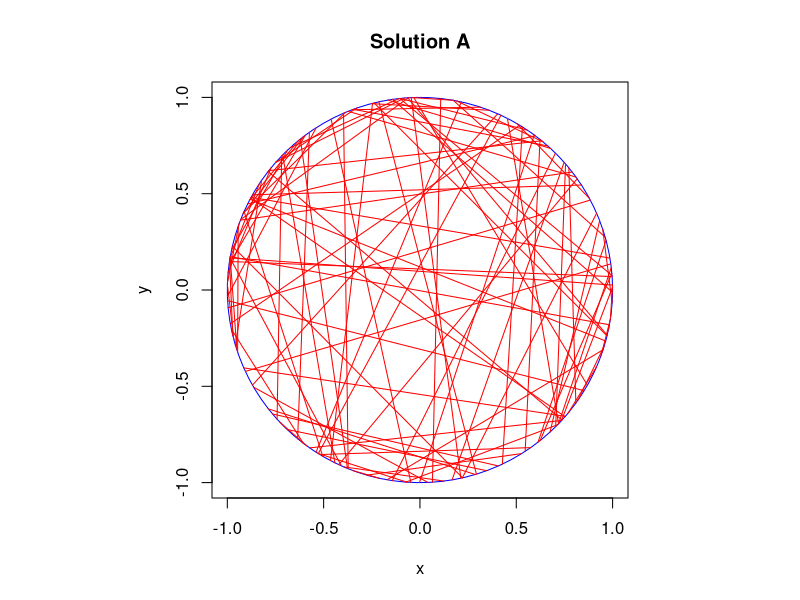
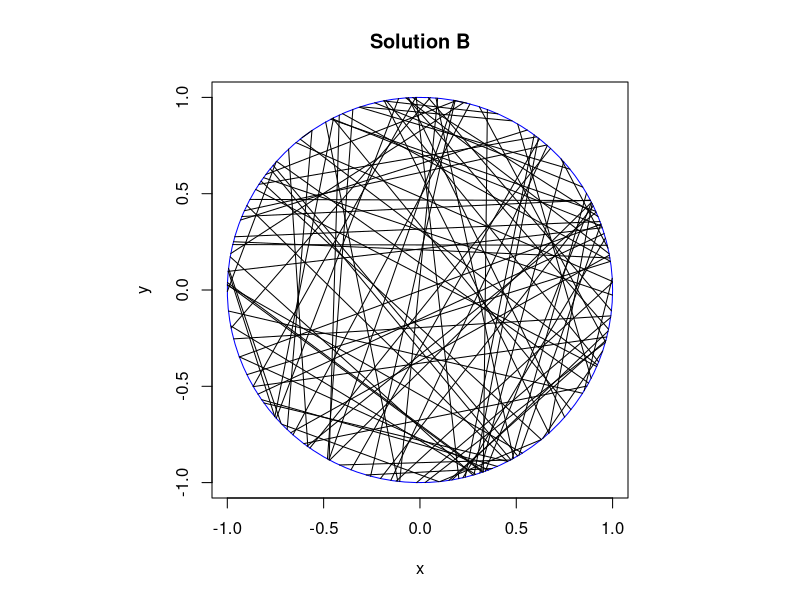
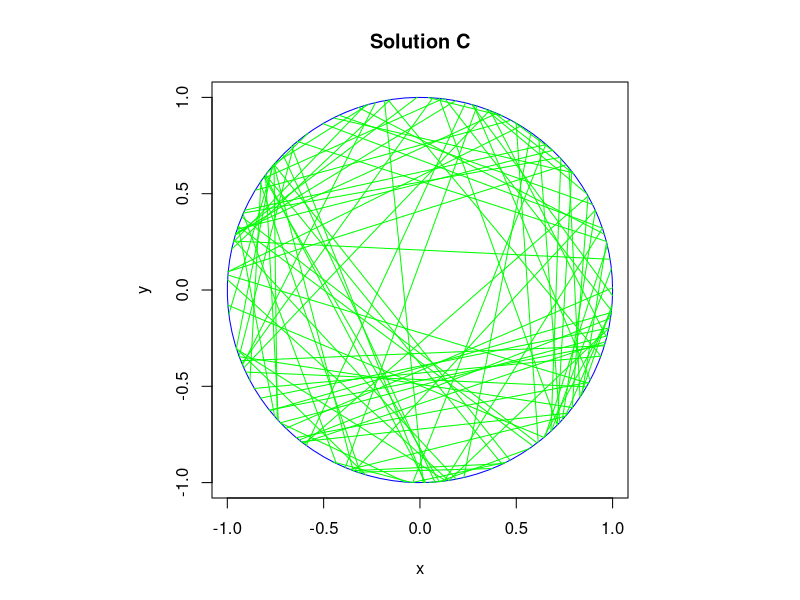
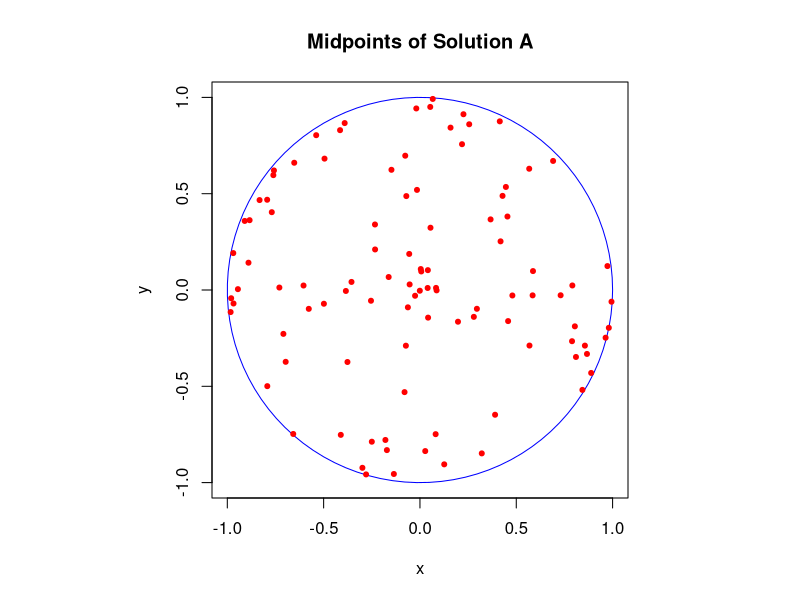
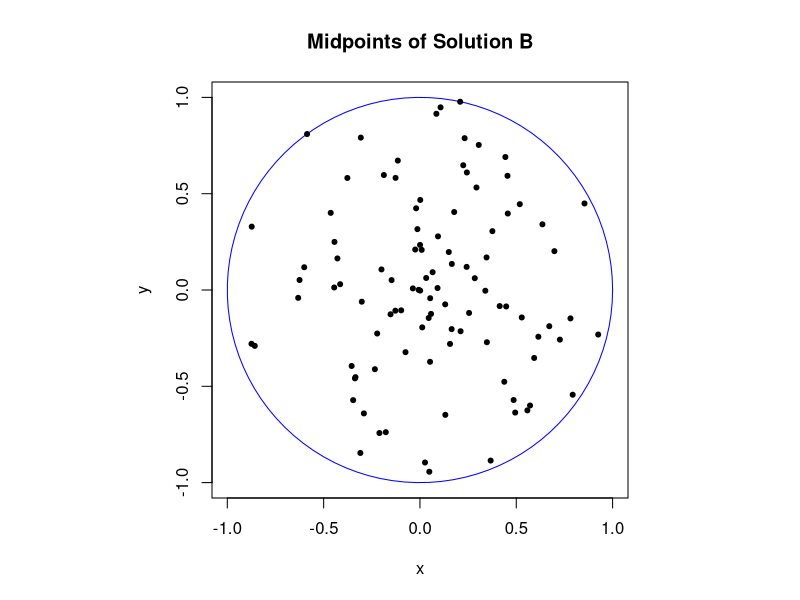
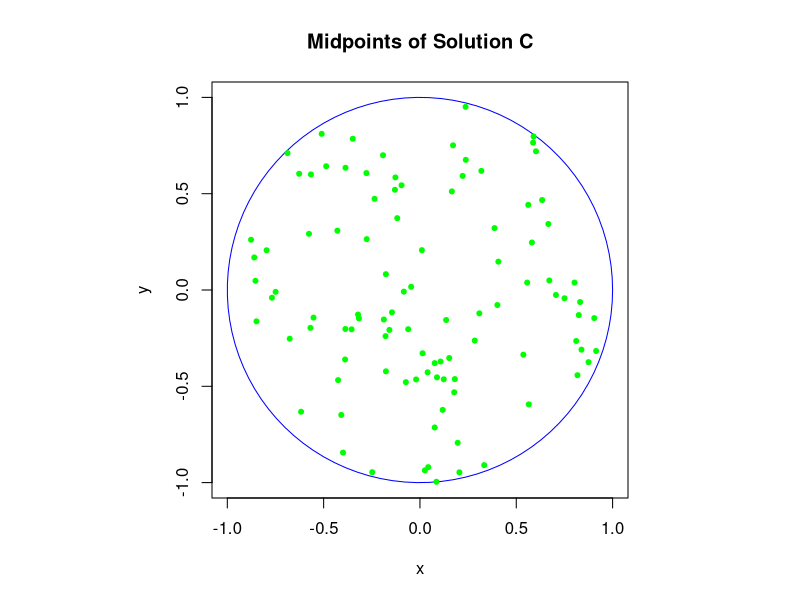

Source code (R) for these figures, in order:
# Illustrate the three solutions of the Betrand paradox on a disk.
# The three solutions are labelled A, B and C, which correspond to
# solutions 1, 2 and 3 in, for example, the Wikipedia article:
# https://en.wikipedia.org/wiki/Bertrand_paradox_(probability)
# Author: H. Paul Keeler, 2019.

###START Parameters START###
#Simulation disk dimensions
xx0=0; yy0=0; #center of disk
r=1; #disk radius
numbLines=100;#number of lines
###END Parameters END###

###START Simulate three solutions on a disk START###
#Solution A
thetaA1=2*pi*runif(numbLines); #choose angular component uniformly
thetaA2=2*pi*runif(numbLines); #choose angular component uniformly

#calculate segment endpoints
xxA1=xx0+r*cos(thetaA1);
yyA1=yy0+r*sin(thetaA1);
xxA2=xx0+r*cos(thetaA2);
yyA2=yy0+r*sin(thetaA2);
#calculate midpoints of segments
xxA0=(xxA1+xxA2)/2; yyA0=(yyA1+yyA2)/2;

#Solution B
thetaB=2*pi*runif(numbLines); #choose angular component uniformly
pB=r*runif(numbLines); #choose radial component uniformly
qB=sqrt(r^2-pB^2); #distance to circle edge (alonge line)

#calculate trig values
sin_thetaB=sin(thetaB);
cos_thetaB=cos(thetaB);

#calculate segment endpoints
xxB1=xx0+pB*cos_thetaB+qB*sin_thetaB;
yyB1=yy0+pB*sin_thetaB-qB*cos_thetaB;
xxB2=xx0+pB*cos_thetaB-qB*sin_thetaB;
yyB2=yy0+pB*sin_thetaB+qB*cos_thetaB;
#calculate midpoints of segments
xxB0=(xxB1+xxB2)/2; yyB0=(yyB1+yyB2)/2;

#Solution C
#choose a point uniformly in the disk
thetaC=2*pi*runif(numbLines); #choose angular component uniformly
pC=r*sqrt(runif(numbLines)); #choose radial component
qC=sqrt(r^2-pC^2); #distance to circle edge (alonge line)

#calculate trig values
sin_thetaC=sin(thetaC);
cos_thetaC=cos(thetaC);

#calculate segment endpoints
xxC1=xx0+pC*cos_thetaC+qC*sin_thetaC;
yyC1=yy0+pC*sin_thetaC-qC*cos_thetaC;
xxC2=xx0+pC*cos_thetaC-qC*sin_thetaC;
yyC2=yy0+pC*sin_thetaC+qC*cos_thetaC;
#calculate midpoints of segments
xxC0=(xxC1+xxC2)/2; yyC0=(yyC1+yyC2)/2;
###END Simulate three solutions on a disk END###

#create points for circle 
t=seq(0,2*pi,len=100);
xp=r*cos(t); yp=r*sin(t);

### START Plotting START###
#Segments
#Solution A
#draw circle
par(pty="s"); #use square plotting region
plot(xx0+xp,yy0+yp,xlab='x',ylab='y',type="l", col='blue',main='Solution A');
#plot segments of Solution A
segments(xxA1,yyA1,xxA2,yyA2,col='red'); 

#Solution B
#draw circle
par(pty="s"); #use square plotting region
plot(xx0+xp,yy0+yp,xlab='x',ylab='y',type="l", col='blue',main='Solution B');
#plot segments of Solution B
segments(xxB1,yyB1,xxB2,yyB2,col='black'); 

#Solution C
#draw circle
par(pty="s"); #use square plotting region
plot(xx0+xp,yy0+yp,xlab='x',ylab='y',type="l", col='blue',main='Solution C');
#plot segments of Solution C
segments(xxC1,yyC1,xxC2,yyC2,col='green'); 

#Midpoints
#Solution A
#draw circle
par(pty="s"); #use square plotting region
plot(xx0+xp,yy0+yp,xlab='x',ylab='y',type="l", col='blue',main='Midpoints of Solution A');
#plot midpoints of Solution A
points(xxA0,yyA0,col='red',pch=20);  

#Solution B
#draw circle
par(pty="s"); #use square plotting region
plot(xx0+xp,yy0+yp,xlab='x',ylab='y',type="l", col='blue',main='Midpoints of Solution B');
#plot midpoints of Solution B
points(xxB0,yyB0,col='black',pch=20);  

#Solution C
#draw circle
par(pty="s"); #use square plotting region
plot(xx0+xp,yy0+yp,xlab='x',ylab='y',type="l", col='blue',main='Midpoints of Solution C');
#plot midpoints of Solution C
points(xxC0,yyC0,col='green',pch=20); 
###END Plotting END###
